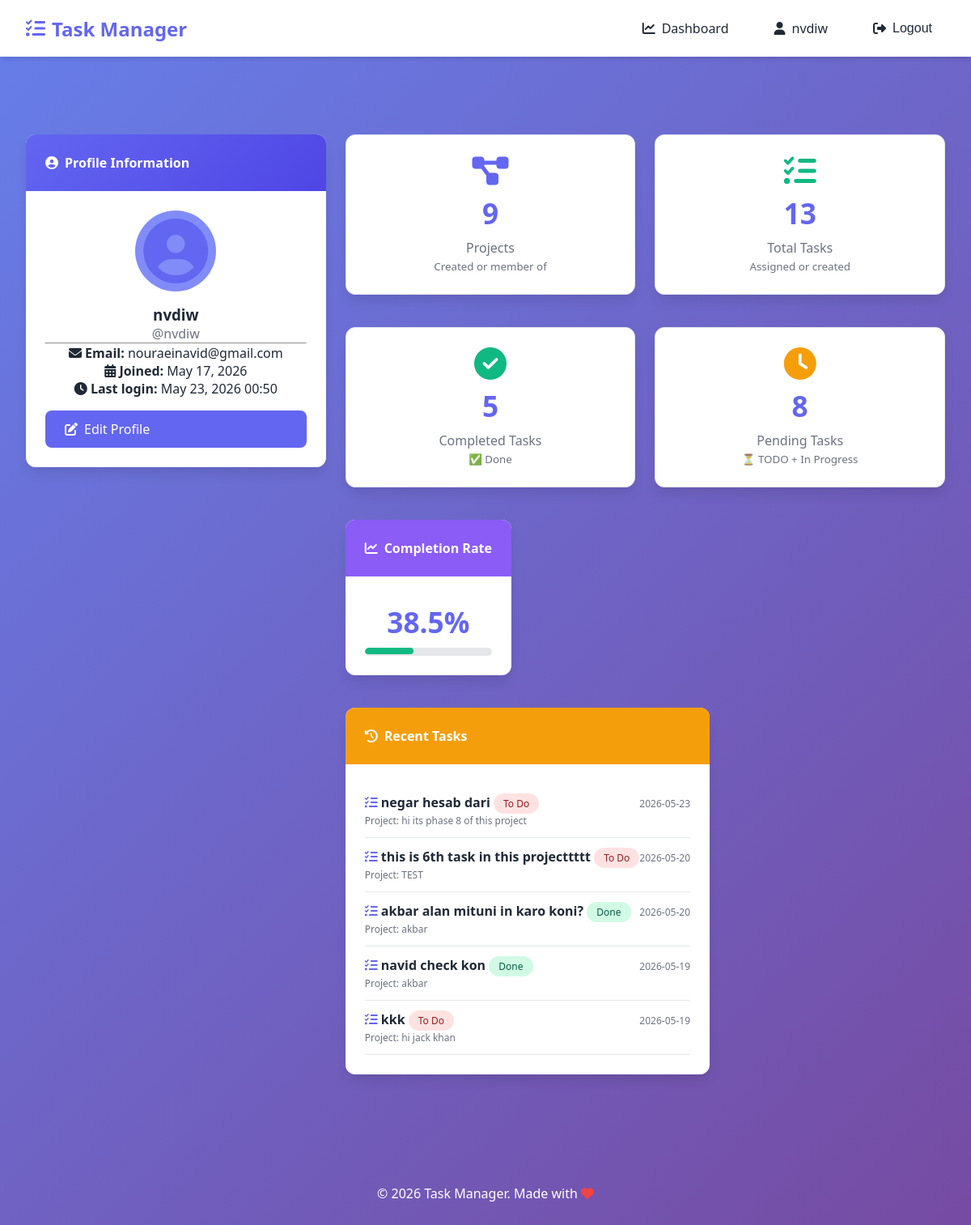
/accounts/profile/1/ (signed in), run on the app's committed database.
### tasks/models.py (models this page shows, shortened)
class Task(models.Model):
    class Status(models.TextChoices):
        TODO = 'TODO', 'To Do'
        IN_PROGRESS = 'IN_PROGRESS', 'In Progress'
        DONE = 'DONE', 'Done'
    class Priority(models.TextChoices):
        LOW = 'LOW', 'Low'
        MEDIUM = 'MEDIUM', 'Medium'
        HIGH = 'HIGH', 'High'
        URGENT = 'URGENT', 'Urgent'
    title = models.CharField(max_length=200, verbose_name="Task Title")
    description = models.TextField(verbose_name="Description", blank=True)
    project = models.ForeignKey(
        Project,
        on_delete=models.CASCADE,
        related_name='tasks',
        verbose_name="Related Project"
    )
    assigned_to = models.ForeignKey(
        User,
        on_delete=models.SET_NULL,
        null=True,
        blank=True,
        related_name='assigned_tasks',
        verbose_name="Assigned To"
    )
    created_by = models.ForeignKey(
        User,
        on_delete=models.CASCADE,
        related_name='created_tasks',
        verbose_name="Created By"
    )
    status = models.CharField(
        max_length=20,
        choices=Status.choices,
        default=Status.TODO,
        verbose_name="Status"
    )
    priority = models.CharField(
        max_length=20,
        choices=Priority.choices,
        default=Priority.MEDIUM,
        verbose_name="Priority"
    )
    deadline = models.DateTimeField(
        null=True,
        blank=True,
        verbose_name="Deadline"
    )
    created_at = models.DateTimeField(auto_now_add=True, verbose_name="Created At")
    updated_at = models.DateTimeField(auto_now=True, verbose_name="Last Updated")
    class Meta:
        verbose_name = "Task"
        verbose_name_plural = "Tasks"
        ordering = ['-priority', 'deadline']

class Project(models.Model):
    title = models.CharField(max_length=200, verbose_name="Project Title")
    description = models.TextField(verbose_name="Description", blank=True)
    created_by = models.ForeignKey(
        User,
        on_delete=models.CASCADE,
        related_name='projects_created',
        verbose_name="Created By"
    )
    members = models.ManyToManyField(
        User,
        related_name='projects',
        blank=True,
        verbose_name="Team Members"
    )
    created_at = models.DateTimeField(auto_now_add=True, verbose_name="Created At")
    updated_at = models.DateTimeField(auto_now=True, verbose_name="Last Updated")
    class Meta:
        verbose_name = "Project"
        verbose_name_plural = "Projects"
        ordering = ['-created_at']

### accounts/views.py (the view)
# urls.py: path('profile/<int:user_id>/', views.profile_view, name='profile'),
@login_required
def profile_view(request, user_id):
    user = get_object_or_404(User, id=user_id)
    user_projects = Project.objects.filter(
        Q(members=user) | Q(created_by=user)
    ).distinct()
    user_projects_count = user_projects.count()
    user_tasks = Task.objects.filter(
        Q(assigned_to=user) | Q(created_by=user)
    ).distinct()
    user_total_tasks = user_tasks.count()
    user_completed_tasks = user_tasks.filter(status=Task.Status.DONE).count()
    user_pending_tasks = user_total_tasks - user_completed_tasks
    if user_total_tasks > 0:
        user_completion_rate = round((user_completed_tasks / user_total_tasks * 100), 1)
    else:
        user_completion_rate = 0
    recent_tasks = user_tasks.order_by('-created_at')[:5]
    context = {
        'profile_user': user,
        'user_projects_count': user_projects_count,
        'user_total_tasks': user_total_tasks,
        'user_completed_tasks': user_completed_tasks,
        'user_pending_tasks': user_pending_tasks,
        'user_completion_rate': user_completion_rate,
        'recent_tasks': recent_tasks,
    }
    return render(request, 'accounts/profile.html', context)

### templates/accounts/profile.html (shortened to what this page needs)
{% extends 'base.html' %}
{% load static %}
{% block content %}
<div class="row">
    <div class="col-md-4">
        <div class="card">
            <div class="card-header" style="background: linear-gradient(135deg, #6366f1, #4f46e5); color: white;">
                <h4><i class="fas fa-user-circle"></i> Profile Information</h4>
            </div>
            <div class="card-body text-center">
                <div class="profile-avatar" style="font-size: 5rem; color: var(--primary);">
                    <i class="fas fa-user-circle"></i>
                </div>
                <h3>{{ profile_user.get_full_name|default:profile_user.username }}</h3>
                <p class="text-muted">@{{ profile_user.username }}</p>
                <hr>
                <div class="text-start">
                    <p><i class="fas fa-envelope"></i> <strong>Email:</strong> {{ profile_user.email|default:"<span class='text-muted'>Not provided</span>" }}</p>
                    <p><i class="fas fa-calendar-alt"></i> <strong>Joined:</strong> {{ profile_user.date_joined|date:"F j, Y" }}</p>
                    <p><i class="fas fa-clock"></i> <strong>Last login:</strong> {{ profile_user.last_login|date:"F j, Y H:i" }}</p>
                </div>
                {% if user.id == profile_user.id %}
                    <div class="mt-3">
                        <a href="{% url 'accounts:profile_edit' %}" class="btn btn-primary w-100">
                            <i class="fas fa-edit"></i> Edit Profile
                        </a>
                    </div>
                {% endif %}
            </div>
        </div>
    </div>
    <div class="col-md-8">
        <div class="row">
            <div class="col-md-6">
                <div class="card stat-card-hover">
                    <div class="card-body text-center">
                        <i class="fas fa-project-diagram" style="font-size: 2.5rem; color: #6366f1;"></i>
                        <div class="stat-number">{{ user_projects_count }}</div>
                        <p class="text-muted">Projects</p>
                        <small class="text-muted">Created or member of</small>
                    </div>
                </div>
            </div>
            <div class="col-md-6">
                <div class="card stat-card-hover">
                    <div class="card-body text-center">
                        <i class="fas fa-tasks" style="font-size: 2.5rem; color: #10b981;"></i>
                        <div class="stat-number">{{ user_total_tasks }}</div>
                        <p class="text-muted">Total Tasks</p>
                        <small class="text-muted">Assigned or created</small>
                    </div>
                </div>
            </div>
        </div>
        <div class="row mt-3">
            <div class="col-md-6">
                <div class="card stat-card-hover">
                    <div class="card-body text-center">
                        <i class="fas fa-check-circle" style="font-size: 2.5rem; color: #10b981;"></i>
                        <div class="stat-number">{{ user_completed_tasks }}</div>
                        <p class="text-muted">Completed Tasks</p>
                        <small class="text-muted">✅ Done</small>
                    </div>
                </div>
            </div>
            <div class="col-md-6">
                <div class="card stat-card-hover">
                    <div class="card-body text-center">
                        <i class="fas fa-clock" style="font-size: 2.5rem; color: #f59e0b;"></i>
                        <div class="stat-number">{{ user_pending_tasks }}</div>
                        <p class="text-muted">Pending Tasks</p>
                        <small class="text-muted">⏳ TODO + In Progress</small>
                    </div>
                </div>
            </div>
        </div>
        <div class="row mt-3">
            <div class="col-md-12">
                <div class="card">
                    <div class="card-header" style="background: #8b5cf6; color: white;">
                        <h4><i class="fas fa-chart-line"></i> Completion Rate</h4>
                    </div>
                    <div class="card-body text-center">
                        <div class="stat-number">{{ user_completion_rate }}%</div>
                        <div class="progress mt-2">
                            <div class="progress-bar" style="width: {{ user_completion_rate }}%; background: #10b981; height: 8px; border-radius: 4px;"></div>
                        </div>
                    </div>
                </div>
            </div>
        </div>
        <div class="row mt-3">
            <div class="col-md-12">
                <div class="card">
                    <div class="card-header" style="background: #f59e0b; color: white;">
                        <h4><i class="fas fa-history"></i> Recent Tasks</h4>
                    </div>
                    <div class="card-body">
                        {% if recent_tasks %}
                            {% for task in recent_tasks %}
                                <div class="recent-task-item" style="padding: 0.75rem 0; border-bottom: 1px solid #e5e7eb;">
                                    <div class="d-flex justify-content-between align-items-center">
                                        <div>
                                            <i class="fas fa-tasks" style="color: #6366f1;"></i>
                                            <strong>{{ task.title }}</strong>
                                            <span class="badge status-{{ task.status|lower }}">{{ task.get_status_display }}</span>
                                        </div>
                                        <div class="text-muted small">{{ task.created_at|date:"Y-m-d" }}</div>
                                    </div>
                                    <div class="text-muted small mt-1">
                                        Project: {{ task.project.title }}
                                    </div>
                                </div>
                            {% endfor %}
                        {% else %}
                            <p class="text-muted text-center">No tasks yet</p>
                        {% endif %}
                    </div>
                </div>
            </div>
        </div>
    </div>
</div>
{% endblock %}

### templates/base.html (shortened to what this page needs)
{% load static %}
<!DOCTYPE html>
<html lang="en">
<head>
    <link rel="stylesheet" href="https://cdnjs.cloudflare.com/ajax/libs/font-awesome/6.5.1/css/all.min.css">
    <link rel="stylesheet" href="{% static 'css/style.css' %}">
</head>
<body>
    <nav class="navbar">
        <div class="navbar-container">
            <a class="navbar-brand" href="/">
                <i class="fas fa-tasks"></i>
                Task Manager
            </a>
            <div class="navbar-menu">
                {% if user.is_authenticated %}
                    <a class="nav-link" href="{% url 'tasks:dashboard' %}">
                        <i class="fas fa-chart-line"></i>
                        Dashboard
                    </a>
                    <a class="nav-link" href="{% url 'accounts:profile' user.id %}">
                        <i class="fas fa-user"></i>
                        {{ user.username }}
                    </a>
                    <form method="post" action="{% url 'accounts:logout' %}" style="display: inline;">
                        <button type="submit" class="nav-link btn-logout">
                            <i class="fas fa-sign-out-alt"></i>
                            Logout
                        </button>
                    </form>
                {% endif %}
            </div>
        </div>
    </nav>
    <div class="container">
    </div>
    <main class="container">
        {% block content %}
        {% endblock %}
    </main>
    <footer class="footer">
        <p>&copy; 2026 Task Manager. Made with <i class="fas fa-heart" style="color: #ef4444;"></i></p>
    </footer>
</body>
</html>

### static/css/style.css (style rules this page uses)
:root { --primary: #6366f1; --primary-dark: #4f46e5; --primary-light: #818cf8; --secondary: #10b981; --secondary-dark: #059669; --danger: #ef4444; --danger-dark: #dc2626; --warning: #f59e0b; --info: #3b82f6; --dark: #1f2937; --light: #f9fafb; --gray: #6b7280; --gray-light: #e5e7eb; --white: #ffffff; --shadow: 0 4px 6px -1px rgba(0, 0, 0, 0.1); --shadow-lg: 0 10px 15px -3px rgba(0, 0, 0, 0.1); --radius: 12px; --radius-sm: 8px; }
* { margin: 0; padding: 0; box-sizing: border-box; }
body { font-family: 'Segoe UI', Tahoma, Geneva, Verdana, sans-serif; background: linear-gradient(135deg, #667eea 0%, #764ba2 100%); min-height: 100vh; color: var(--dark); }
.navbar { background: var(--white); box-shadow: var(--shadow); padding: 1rem 2rem; position: sticky; top: 0; z-index: 1000; }
.navbar-container { max-width: 1280px; margin: 0 auto; display: flex; justify-content: space-between; align-items: center; flex-wrap: wrap; gap: 1rem; }
.navbar-brand { font-size: 1.5rem; font-weight: bold; color: var(--primary); text-decoration: none; display: flex; align-items: center; gap: 0.5rem; }
.navbar-menu { display: flex; gap: 1.5rem; align-items: center; flex-wrap: wrap; }
.nav-link { color: var(--dark); text-decoration: none; display: flex; align-items: center; gap: 0.5rem; padding: 0.5rem 1rem; border-radius: var(--radius-sm); transition: all 0.3s ease; }
.btn-logout { background: none; border: none; cursor: pointer; font-size: 1rem; }
.container { max-width: 1280px; margin: 0 auto; padding: 2rem; }
.card { background: var(--white); border-radius: var(--radius); box-shadow: var(--shadow-lg); overflow: hidden; margin-bottom: 1.5rem; }
.card-header { padding: 1.5rem; background: linear-gradient(135deg, var(--primary) 0%, var(--primary-dark) 100%); color: var(--white); }
.card-header h4 { margin: 0; display: flex; align-items: center; gap: 0.5rem; }
.card-body { padding: 1.5rem; }
.btn { display: inline-flex; align-items: center; gap: 0.5rem; padding: 0.75rem 1.5rem; border: none; border-radius: var(--radius-sm); font-size: 1rem; font-weight: 500; cursor: pointer; transition: all 0.3s ease; text-decoration: none; }
.btn-primary { background: var(--primary); color: var(--white); }
.w-100 { width: 100%; }
.row { display: flex; flex-wrap: wrap; gap: 1.5rem; }
.col-md-4 { flex: 1; min-width: 280px; }
.col-md-6 { flex: 1; min-width: 350px; }
.col-md-8 { flex: 2; min-width: 400px; }
.text-center { text-align: center; }
.profile-avatar { font-size: 4rem; background: var(--primary-light); width: 100px; height: 100px; border-radius: 50%; display: flex; align-items: center; justify-content: center; margin: 0 auto 1rem; }
.stat-number { font-size: 2.5rem; font-weight: bold; color: var(--primary); }
.footer { text-align: center; padding: 2rem; color: var(--white); margin-top: 3rem; }
.status-todo { background: #fee2e2; color: #991b1b; }
.status-done { background: #d1fae5; color: #065f46; }
.badge { display: inline-flex; align-items: center; gap: 0.25rem; padding: 0.25rem 0.75rem; border-radius: 9999px; font-size: 0.75rem; font-weight: 500; background: var(--gray-light); color: var(--dark); }
.mt-3 { margin-top: 0.75rem; }
.stat-number { font-size: 2.5rem; font-weight: bold; margin: 0.5rem 0; }
.mt-3 { margin-top: 1rem; }
.progress { height: 10px; background: #e5e7eb; border-radius: 10px; overflow: hidden; }
.progress-bar { transition: width 0.5s ease; }

### templates/accounts/profile.html (style rules this page uses)
.stat-card-hover { transition: all 0.3s ease; border: 1px solid var(--gray-light); border-radius: 12px; }
.stat-number { font-size: 2.2rem; font-weight: bold; margin: 0.5rem 0; color: var(--primary); }
.progress { background: #e5e7eb; border-radius: 10px; overflow: hidden; }
.mt-2 { margin-top: 0.5rem; }
.mt-3 { margin-top: 1rem; }
.d-flex { display: flex; }
.justify-content-between { justify-content: space-between; }
.align-items-center { align-items: center; }
.text-muted { color: var(--gray); }
.small { font-size: 0.75rem; }

### data on the page
Task: title "negar hesab dari", status "To Do", created_at "2026-05-23", project "hi its phase 8 of this project"
Task: title "this is 6th task in this projecttttt", status "To Do", created_at "2026-05-20", project "TEST"
Task: title "akbar alan mituni in karo koni?", status "Done", created_at "2026-05-20", project "akbar"
Task: title "navid check kon", status "Done", created_at "2026-05-19", project "akbar"
Task: title "kkk", status "To Do", created_at "2026-05-19", project "hi jack khan"

### other printed values
{{ user.username }} "nvdiw"
{{ profile_user.get_full_name|default:profile_user.username }} "nvdiw"
{{ profile_user.username }} "nvdiw"
{{ profile_user.date_joined|date:"F j, Y" }} "May 17, 2026"
{{ profile_user.last_login|date:"F j, Y H:i" }} "May 23, 2026 00:50"
{{ user_projects_count }} "9"
{{ user_total_tasks }} "13"
{{ user_completed_tasks }} "5"
{{ user_pending_tasks }} "8"
{{ user_completion_rate }} "38.5"
